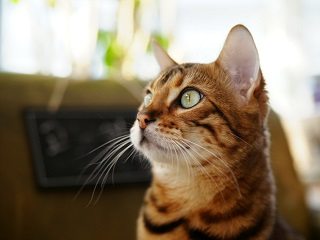
#> input picture sources/11장/images/small_cat.jpg, 320 x 240 px
$ python ex11-1.py
#> lines starting #> are read from the running program, lines starting #| are printed output that depends on the picture
import cv2
import numpy as np

img = cv2.imread('images/small_cat.jpg')
#> img is the input picture: shape (240, 320, 3); mean B, G, R 104.4, 125.4, 140.5
rows, cols = img.shape[0:2]  # 영상의 크기
#> rows = 240; cols = 320

dx, dy = 100, 100            # 이동할 픽셀 거리

# 변환 행렬 생성 - (dx, dy)만큼 평행 이동
mtrx = np.float32([[1, 0, dx], [0, 1, dy]])

# 변환 수행, 변환 후 여백을 기본값(검은색)으로 채움
dst1 = cv2.warpAffine(img, mtrx, (cols+dx, rows+dy))
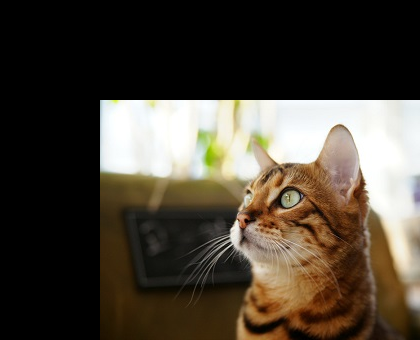
#> dst1: shape (340, 420, 3); mean B, G, R 56.1, 67.4, 75.6

# 변환 후 여백 부분을 녹색으로 채움
dst2 = cv2.warpAffine(img, mtrx, (cols+dx, rows+dy), borderValue=(0,255,0))
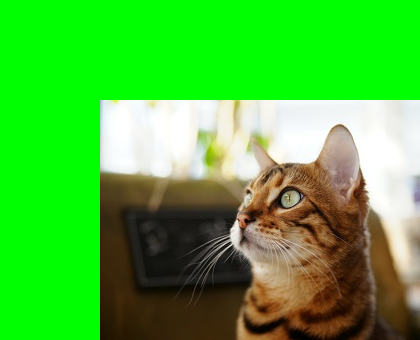
#> dst2: shape (340, 420, 3); mean B, G, R 56.1, 185.3, 75.6

# 변환 후 여백 부분을 이미지의 반복으로 채움
dst3 = cv2.warpAffine(img, mtrx, (cols+dx, rows+dy), \
       borderMode=cv2.BORDER_WRAP)
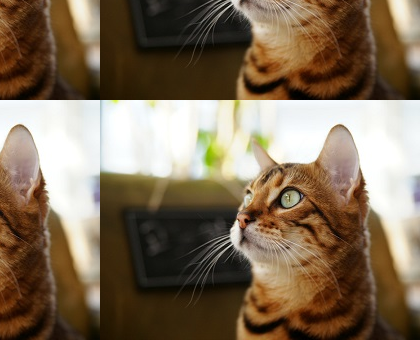
#> dst3: shape (340, 420, 3); mean B, G, R 87.2, 109.2, 127.5

cv2.imshow('original', img); cv2.imshow('dst1', dst1);
cv2.imshow('dst2', dst2); cv2.imshow('dst3', dst3);
cv2.waitKey(); cv2.destroyAllWindows()
